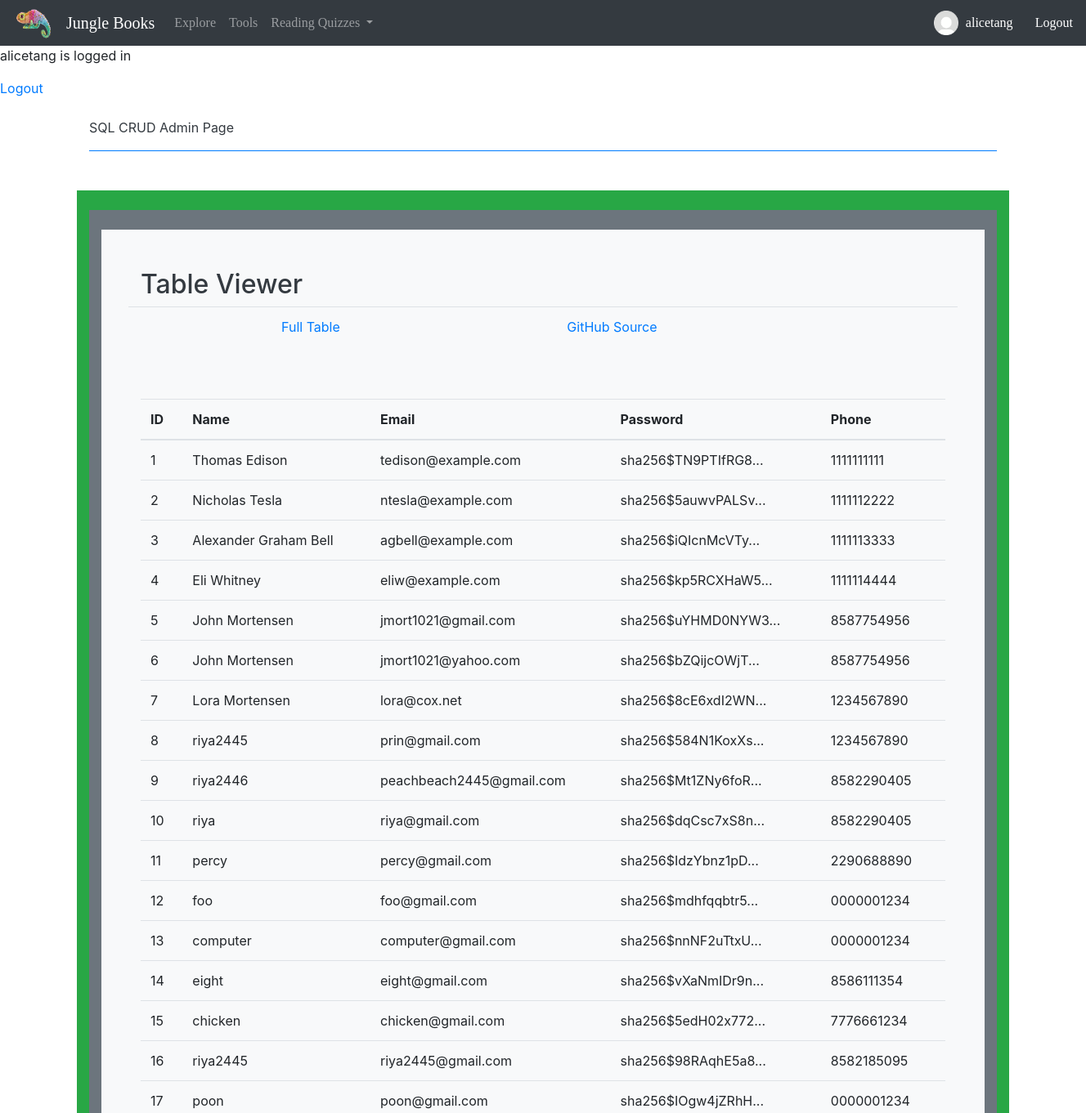
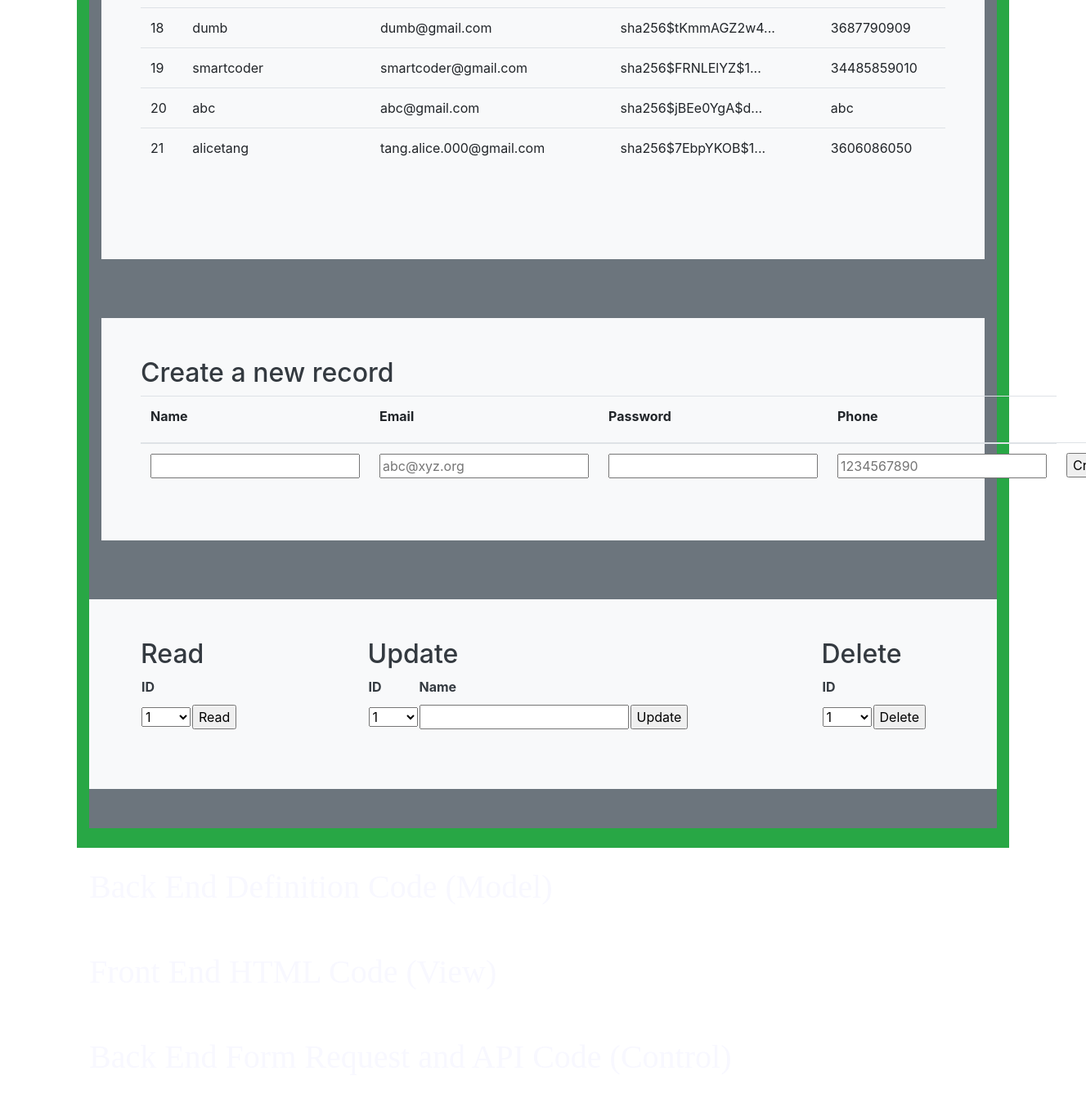
The app's page /crud/ (signed in) with its own data (2 pictures, top to bottom).
### cruddy/model.py (models this page shows, shortened)
class Users(UserMixin, db.Model):
    __tablename__ = 'users'
    userID = db.Column(db.Integer, primary_key=True)
    name = db.Column(db.String(255), unique=False, nullable=False)
    email = db.Column(db.String(255), unique=True, nullable=False)
    password = db.Column(db.String(255), unique=False, nullable=False)
    phone = db.Column(db.String(255), unique=False, nullable=False)
    notes = db.relationship("Notes", cascade='all, delete', backref='users', lazy=True)
    def read(self):
        return {
            "userID": self.userID,
            "name": self.name,
            "email": self.email,
            "password": self.password,
            "phone": self.phone,
            "query": "by_alc"  # This is for fun, a little watermark
        }
    def delete(self):
        db.session.delete(self)
        db.session.commit()
        return None

### cruddy/app_crud.py (the view)
@app_crud.route('/')
@login_required  # Flask-Login uses this decorator to restrict acess to logged in users
def crud():
    return render_template("crud.html", table=users_all())

### cruddy/query.py (called while the page is built)
def users_all():
    return users_all_alc()

def users_all_alc():
    table = Users.query.all()
    json_ready = [peep.read() for peep in table]
    return json_ready

@login_manager.user_loader
def user_loader(user_id):
    if user_id is not None:
        return Users.query.get(user_id)
    return None

### templates/crud.html (shortened to what this page needs)
<!DOCTYPE html>
{% extends "layouts/base.html" %}
{% block body %}
    {% if current_user.is_authenticated %}
        <p style ='...'> {{ current_user.name }} is logged in</p>
    {% endif %}
    <a href={{url_for('crud.crud_logout')}}>Logout</a>
    <div class="container py-4">
        <header class="pb-3 mb-4 border-bottom border-primary text-dark">
            <span class="fs-4">SQL CRUD Admin Page</span>
        </header>
    </div>
    <div class="container py-4 text-light bg-success">
        <div class="container bg-secondary py-4">
            <div class="p-5 mb-4 bg-light text-dark rounded-3">
                <h2>Table Viewer</h2>
                <div class="row align-items-md-stretch">
                    <table class="table">
                        <tbody>
                        <tr>
                            <td></td>
                            <td></td>
                            <td><a href={{url_for('crud.crud')}}>Full Table </a></td>
                            <td><a href="https://github.com/nighthawkcoders/nighthawk_csp/tree/master/crud">GitHub Source</a></td>
                        </tr>
                        </tbody>
                    </table>
                </div>
                <div class="row align-items-md-stretch">
                    <div class="container-fluid py-5">
                        <table class="table">
                            <thead>
                            <tr>
                                <th>ID</th>
                                <th>Name</th>
                                <th>Email</th>
                                <th>Password</th>
                                <th>Phone</th>
                            </tr>
                            </thead>
                            <tbody>
                            {% for row in table %}
                                {% set pn = "" ~ row['phone'] %}
                                {% set pnf = "(" ~ pn[0:3] ~ ")" ~ pn[3:6] ~ "-" ~ pn[6:10] %}
                                <tr>
                                    <td>{{ row['userID'] }}</td>
                                    <td>{{ row['name'] }}</td>
                                    <td>{{ row['email'] }}</td>
                                    <td>{{ row['password'] | truncate(20) }}</td>
                                    <td>{{ row['phone'] }}</td>
                                </tr>
                            {% endfor %}
                            </tbody>
                        </table>
                    </div>
                </div>
            </div>
        </div>
        <div class="container bg-secondary py-4">
            <div class="p-5 mb-4 bg-light text-dark rounded-3">
                <h2>Create a new record</h2>
                <form method="POST" ID="create" action={{url_for('crud.create')}} >
                    <table class="table">
                        <thead>
                        <tr>
                            <th><label for="name">Name</label></th>
                            <th><label for="email">Email</label></th>
                            <th><label for="password">Password</label></th>
                            <th><label for="phone">Phone</label></th>
                        </tr>
                        </thead>
                        <tbody>
                        <tr>
                            <td><input type="text" name="name" id="name" required></td>
                            <td><input type="email" name="email" id="email" placeholder="abc@xyz.org" required></td>
                            <td><input type="password" name="password" id="password" required></td>
                            <td><input type="tel" name="phone" id="phone" pattern="[0-9]{10}" placeholder="1234567890" required></td>
                            <td><input type="submit" value="Create"></td>
                        </tr>
                        </tbody>
                    </table>
                </form>
            </div>
        </div>
        <div class="container bg-secondary py-4">
            <div class="row mb-4 bg-light text-dark rounded-3">
                <div class="col-md-3">
                    <div class="p-5 mb-4 bg-light text-dark rounded-3">
                        <h2>Read</h2>
                        <form method="POST" ID="read" action={{url_for('crud.read')}} >
                            <table id="read_table">
                                <tr><th><label for="read_userid">ID</label></th></tr>
                                <tr>
                                    <td>
                                        <select name="userid" id="read_userid">
                                            <optgroup label="userid">
                                                {% for row in table %}
                                                    <option label="{{ row['userID'] }}">{{ row['userID'] }}</option>
                                                {% endfor %}
                                            </optgroup>
                                        </select>
                                    </td>
                                    <td>
                                        <input type="submit" value="Read">
                                    </td>
                                </tr>
                            </table>
                        </form>
                    </div>
                </div>
                <div class="col-md-6">
                    <div class="p-5 mb-4 bg-light text-dark rounded-3">
                        <h2>Update</h2>
                        <form method="POST" ID="update" action={{url_for('crud.update')}} >
                            <table id="update_table">
                                <tr>
                                    <th><label for="update_userid">ID</label></th>
                                    <th><label for="update_name">Name</label></th>
                                </tr>
                                <tr>
                                    <td>
                                        <select name="userid" id="update_userid">
                                            <optgroup label="userid">
                                                {% for row in table %}
                                                    <option label="{{ row['userID'] }}">{{ row['userID'] }}</option>
                                                {% endfor %}
                                            </optgroup>
                                        </select>
                                    </td>
                                    <td><input type="text" name="name" id="update_name" required></td>
                                    <td><input type="submit" value="Update"></td>
                                </tr>
                            </table>
                        </form>
                    </div>
                </div>
                <div class="col-md-3">
                    <div class="p-5 mb-4 bg-light text-dark rounded-3">
                        <h2>Delete</h2>
                        <form method="POST" ID="read" action={{url_for('crud.delete')}} >
                            <table id="read_table">
                                <tr><th><label for="delete_userid">ID</label></th></tr>
                                <tr>
                                    <td>
                                        <select name="userid" id="delete_userid">
                                            <optgroup label="userid">
                                                {% for row in table %}
                                                    <option label="{{ row['userID'] }}">{{ row['userID'] }}</option>
                                                {% endfor %}
                                            </optgroup>
                                        </select>
                                    </td>
                                    <td><input type="submit" value="Delete"></td>
                                </tr>
                            </table>
                        </form>
                    </div>
                </div>
            </div>
        </div>
    </div>
    <div class="container py-4">
        <h1 id="BE-MODEL">Back End Definition Code (Model) </h1>
    </div>
    <div class="container py-4">
        <h1 id="FE-VIEW">Front End HTML Code (View) </h1>
    </div>
    <div class="container py-4">
        <h1 id="BE-CONTROL">Back End Form Request and API Code (Control)</h1>
    </div>
{% endblock %}

### templates/layouts/base.html (shortened to what this page needs)
<!DOCTYPE HTML>
<html lang="en">
{%  set basename = "Books" %}
<head>
    <link rel="stylesheet" href="https://stackpath.bootstrapcdn.com/bootstrap/4.3.1/css/bootstrap.min.css">
    <link rel="stylesheet" href="https://cdnjs.cloudflare.com/ajax/libs/font-awesome/4.7.0/css/font-awesome.min.css">
</head>
<body>
{% include "layouts/navbar.html" %}
{% block body %}{% endblock %}
</body>

### templates/layouts/navbar.html (shortened to what this page needs)
<html>
<head>
    <link rel="stylesheet" href="https://stackpath.bootstrapcdn.com/bootstrap/4.3.1/css/bootstrap.min.css">
</head>
<nav class="navbar navbar-expand-lg navbar-dark bg-dark" style="background-color: #c27370; font-family: Trebuchet MS;">
    <IMG SRC="/static/assets/curly.png/ " height="40px" width="50px" style="margin-right: 15px; font-family: Trebuchet MS">
    <a class="navbar-brand" href="{{ url_for('index') }}">Jungle Books</a>
    <div class="collapse navbar-collapse" id="navbarNavAltMarkup">
        <div class="navbar-nav">
            <a class="nav-link" href="{{ url_for('echoice') }}">Explore</a>
            <a class="nav-link" href="{{ url_for('tools') }}">Tools</a>
            <li class="nav-item dropdown">
                <a class="nav-link dropdown-toggle" href="#" id="navbarLabs" role="button" data-toggle="dropdown" aria-haspopup="true" aria-expanded="false">
                   Reading Quizzes
                </a>
            </li>
        </div>
    </div>
    <IMG SRC="/static/assets/profile.png/ " height="30px" width="30px" id="profile">
    {% if current_user.is_authenticated %}
        <p id="loggedin"> {{ current_user.name }} </p>
    {% endif %}
    <a id="logout" href={{url_for('crud.crud_logout')}}>Logout</a>
</nav>

### templates/layouts/base.html (style rules this page uses)
html, body { margin: 0; height: 100%; background-repeat:no-repeat; background-attachment:fixed; background-position:100% 100%; min-height:100%; min-width:100%; background-size:cover; margin: 0; height: 100%; animation: fadein 2s; -moz-animation: fadein 2s; -webkit-animation: fadein 2s; -o-animation: fadein 2s; background-color: white; font-family: "Trebuchet MS"; }
h1 { font-size: 5em; font-family:'Monotype Corsiva'; color:ghostwhite; }

### templates/layouts/navbar.html (style rules this page uses)
#profile { position: relative; right: 2.8%; }
#loggedin { position: relative; right: 2.1%; top: 8px; color: #ffffff; }
#logout { color: #ffffff; }

### records on screen
Users: name "alicetang", userID "21", email "tang.alice.000@gmail.com", password "sha256$7EbpYKOB$1...", phone "3606086050"
Users: userID "1", name "Thomas Edison", email "tedison@example.com", password "sha256$TN9PTIfRG8...", phone "1111111111"
Users: userID "2", name "Nicholas Tesla", email "ntesla@example.com", password "sha256$5auwvPALSv...", phone "1111112222"
Users: userID "3", name "Alexander Graham Bell", email "agbell@example.com", password "sha256$iQIcnMcVTy...", phone "1111113333"
Users: userID "4", name "Eli Whitney", email "eliw@example.com", password "sha256$kp5RCXHaW5...", phone "1111114444"
Users: userID "5", name "John Mortensen", email "jmort1021@gmail.com", password "sha256$uYHMD0NYW3...", phone "8587754956"
Users: userID "6", name "John Mortensen", email "jmort1021@yahoo.com", password "sha256$bZQijcOWjT...", phone "8587754956"
Users: userID "7", name "Lora Mortensen", email "lora@cox.net", password "sha256$8cE6xdI2WN...", phone "1234567890"
Users: userID "8", name "riya2445", email "prin@gmail.com", password "sha256$584N1KoxXs...", phone "1234567890"
Users: userID "9", name "riya2446", email "peachbeach2445@gmail.com", password "sha256$Mt1ZNy6foR...", phone "8582290405"
Users: userID "10", name "riya", email "riya@gmail.com", password "sha256$dqCsc7xS8n...", phone "8582290405"
Users: userID "11", name "percy", email "percy@gmail.com", password "sha256$IdzYbnz1pD...", phone "2290688890"
Users: userID "12", name "foo", email "foo@gmail.com", password "sha256$mdhfqqbtr5...", phone "0000001234"
Users: userID "13", name "computer", email "computer@gmail.com", password "sha256$nnNF2uTtxU...", phone "0000001234"
Users: userID "14", name "eight", email "eight@gmail.com", password "sha256$vXaNmIDr9n...", phone "8586111354"
Users: userID "15", name "chicken", email "chicken@gmail.com", password "sha256$5edH02x772...", phone "7776661234"
Users: userID "16", name "riya2445", email "riya2445@gmail.com", password "sha256$98RAqhE5a8...", phone "8582185095"
Users: userID "17", name "poon", email "poon@gmail.com", password "sha256$IOgw4jZRhH...", phone "0000001234"
Users: userID "18", name "dumb", email "dumb@gmail.com", password "sha256$tKmmAGZ2w4...", phone "3687790909"
Users: userID "19", name "smartcoder", email "smartcoder@gmail.com", password "sha256$FRNLElYZ$1...", phone "34485859010"
Users: userID "20", name "abc", email "abc@gmail.com", password "sha256$jBEe0YgA$d...", phone "abc"

### other values on screen
form field userid "1"
